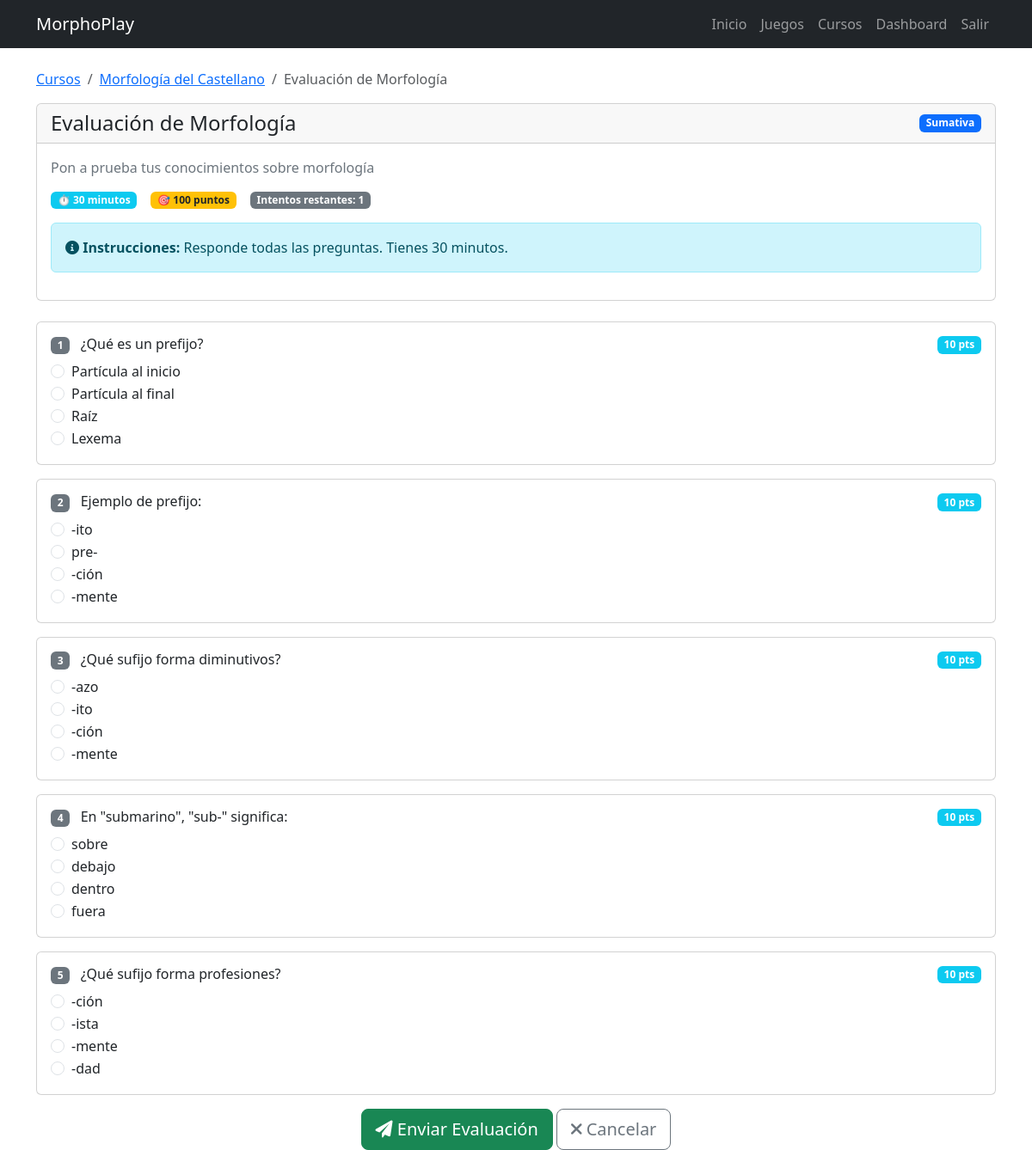
Screenshot of /cursos/1/evaluacion/1/ (signed in) with the database file from the repository.
### core/models.py (models this page shows, shortened)
class Curso(models.Model):
    titulo = models.CharField(max_length=200)
    descripcion = models.TextField()
    categoria = models.ForeignKey(Categoria, on_delete=models.SET_NULL, null=True, blank=True)
    nivel = models.ForeignKey(Nivel, on_delete=models.SET_NULL, null=True, blank=True)
    duracion_estimada = models.IntegerField(default=0)
    activo = models.BooleanField(default=True)
    orden = models.IntegerField(default=0)
    created_at = models.DateTimeField(auto_now_add=True)
    updated_at = models.DateTimeField(auto_now=True)

class Evaluacion(models.Model):
    TIPO_CHOICES = [
        ('diagnostica', 'Diagnóstica'),
        ('formativa', 'Formativa'),
        ('sumativa', 'Sumativa'),
        ('final', 'Final'),
    ]
    curso = models.ForeignKey(Curso, on_delete=models.CASCADE, related_name='evaluaciones')
    titulo = models.CharField(max_length=200)
    descripcion = models.TextField(blank=True)
    tipo = models.CharField(max_length=20, choices=TIPO_CHOICES, default='formativa')
    puntaje_maximo = models.IntegerField(default=100)
    tiempo_limite = models.IntegerField(default=0, help_text="Tiempo en minutos (0 = sin límite)")
    intentos_permitidos = models.IntegerField(default=1)
    orden = models.IntegerField(default=0)
    activo = models.BooleanField(default=True)
    created_at = models.DateTimeField(auto_now_add=True)
    updated_at = models.DateTimeField(auto_now=True)
    def get_preguntas(self):
        return self.preguntas.filter(activo=True).order_by('orden')
    class Meta:
        ordering = ['orden', 'created_at']

class PreguntaEvaluacion(models.Model):
    TIPO_CHOICES = [
        ('opcion', 'Opción Múltiple'),
        ('verdadero_falso', 'Verdadero/Falso'),
        ('texto', 'Respuesta Texto'),
        ('numerica', 'Respuesta Numérica'),
    ]
    evaluacion = models.ForeignKey(Evaluacion, on_delete=models.CASCADE, related_name='preguntas')
    tipo = models.CharField(max_length=20, choices=TIPO_CHOICES, default='opcion')
    pregunta = models.TextField()
    opcion1 = models.CharField(max_length=200, blank=True)
    opcion2 = models.CharField(max_length=200, blank=True)
    opcion3 = models.CharField(max_length=200, blank=True)
    opcion4 = models.CharField(max_length=200, blank=True)
    respuesta_correcta = models.TextField()
    puntaje = models.IntegerField(default=10)
    orden = models.IntegerField(default=0)
    activo = models.BooleanField(default=True)
    created_at = models.DateTimeField(auto_now_add=True)
    updated_at = models.DateTimeField(auto_now=True)
    def get_opciones(self):
        if self.tipo == 'opcion':
            return [self.opcion1, self.opcion2, self.opcion3, self.opcion4]
        return []
    class Meta:
        ordering = ['orden', 'created_at']

### core/views.py (the view)
# urls.py: path('cursos/<int:curso_id>/evaluacion/<int:evaluacion_id>/', views.evaluacion_detail, name='evaluacion'),
@login_required
def evaluacion_detail(request, curso_id, evaluacion_id):
    curso = get_object_or_404(Curso, id=curso_id, activo=True)
    evaluacion = get_object_or_404(Evaluacion, id=evaluacion_id, curso=curso, activo=True)
    intentos_anteriores = IntentoEvaluacion.objects.filter(
        usuario=request.user, evaluacion=evaluacion
    ).count()
    if intentos_anteriores >= evaluacion.intentos_permitidos:
        messages.warning(request, 'Ya has completado todos los intentos permitidos')
        return redirect('cursos:detail', curso_id=curso.id)
    intento_actual = IntentoEvaluacion.objects.filter(
        usuario=request.user, evaluacion=evaluacion, estado='iniciado'
    ).first()
    if not intento_actual:
        intento_actual = IntentoEvaluacion.objects.create(
            usuario=request.user,
            evaluacion=evaluacion,
            intento_numero=intentos_anteriores + 1
        )
    preguntas = evaluacion.get_preguntas()
    context = {
        'curso': curso,
        'evaluacion': evaluacion,
        'intento': intento_actual,
        'preguntas': preguntas,
        'tiempo_limite': evaluacion.tiempo_limite,
        'intentos_restantes': evaluacion.intentos_permitidos - intentos_anteriores,
    }
    return render(request, 'cursos/evaluacion.html', context)

### templates/cursos/evaluacion.html (shortened to what this page needs)
{% extends 'base.html' %}
{% load static %}
{% block content %}
<div class="row">
    <div class="col-12">
        <nav aria-label="breadcrumb">
            <ol class="breadcrumb">
                <li class="breadcrumb-item"><a href="/cursos/">Cursos</a></li>
                <li class="breadcrumb-item"><a href="/cursos/{{ curso.id }}/">{{ curso.titulo }}</a></li>
                <li class="breadcrumb-item active">{{ evaluacion.titulo }}</li>
            </ol>
        </nav>
        <div class="card mb-4">
            <div class="card-header">
                <div class="d-flex justify-content-between align-items-center">
                    <h4 class="mb-0">{{ evaluacion.titulo }}</h4>
                    <span class="badge bg-primary">{{ evaluacion.get_tipo_display }}</span>
                </div>
            </div>
            <div class="card-body">
                <p class="text-secondary">{{ evaluacion.descripcion }}</p>
                <div class="d-flex gap-3 mb-3">
                    <span class="badge bg-info">⏱ {{ evaluacion.tiempo_limite }} minutos</span>
                    <span class="badge bg-warning text-dark">🎯 {{ evaluacion.puntaje_maximo }} puntos</span>
                    <span class="badge bg-secondary">Intentos restantes: {{ intentos_restantes }}</span>
                </div>
                <div class="alert alert-info">
                    <i class="fas fa-info-circle"></i>
                    <strong>Instrucciones:</strong> Responde todas las preguntas. Tienes {{ evaluacion.tiempo_limite }} minutos.
                </div>
            </div>
        </div>
        <form method="post" action="/cursos/{{ curso.id }}/evaluacion/{{ evaluacion.id }}/submit/" id="evaluacionForm">
            {% for pregunta in preguntas %}
            <div class="card mb-3">
                <div class="card-body">
                    <h6 class="card-title">
                        <span class="badge bg-secondary me-2">{{ forloop.counter }}</span>
                        {{ pregunta.pregunta }}
                        <span class="badge bg-info float-end">{{ pregunta.puntaje }} pts</span>
                    </h6>
                    <div class="mt-2">
                        {% if pregunta.tipo == 'opcion' %}
                            {% for opcion in pregunta.get_opciones %}
                            {% if opcion %}
                            <div class="form-check">
                                <input class="form-check-input" type="radio"
                                       name="pregunta_{{ pregunta.id }}"
                                       id="pregunta_{{ pregunta.id }}_{{ forloop.counter }}"
                                       value="{{ opcion }}">
                                <label class="form-check-label" for="pregunta_{{ pregunta.id }}_{{ forloop.counter }}">
                                    {{ opcion }}
                                </label>
                            </div>
                            {% endif %}
                            {% endfor %}
                        {% elif pregunta.tipo == 'texto' %}
                            <textarea class="form-control" name="pregunta_{{ pregunta.id }}"
                                      rows="3" placeholder="Escribe tu respuesta..."></textarea>
                        {% elif pregunta.tipo == 'numerica' %}
                            <input type="number" class="form-control" name="pregunta_{{ pregunta.id }}"
                                   placeholder="Escribe un número..." style="max-width: 200px;">
                        {% endif %}
                    </div>
                </div>
            </div>
            {% empty %}
            <p class="text-secondary">No hay preguntas en esta evaluación.</p>
            {% endfor %}
            {% if preguntas %}
            <div class="text-center">
                <button type="submit" class="btn btn-success btn-lg">
                    <i class="fas fa-paper-plane"></i> Enviar Evaluación
                </button>
                <a href="/cursos/{{ curso.id }}/" class="btn btn-outline-secondary btn-lg">
                    <i class="fas fa-times"></i> Cancelar
                </a>
            </div>
            {% endif %}
        </form>
    </div>
</div>
{% endblock %}

### rows the page displays
Curso: titulo "Morfología del Castellano"
Evaluacion: titulo "Evaluación de Morfología", tipo "Sumativa", descripcion "Pon a prueba tus conocimientos sobre morfología", tiempo_limite "30", puntaje_maximo "100"
PreguntaEvaluacion: pregunta "¿Qué es un prefijo?", puntaje "10", get_opciones "Partícula al inicio" "Partícula al final" "Raíz" "Lexema"
PreguntaEvaluacion: pregunta "Ejemplo de prefijo:", puntaje "10", get_opciones "-ito" "pre-" "-ción" "-mente"
PreguntaEvaluacion: pregunta "¿Qué sufijo forma diminutivos?", puntaje "10", get_opciones "-azo" "-ito" "-ción" "-mente"
PreguntaEvaluacion: pregunta "En \"submarino\", \"sub-\" significa:", puntaje "10", get_opciones "sobre" "debajo" "dentro" "fuera"
PreguntaEvaluacion: pregunta "¿Qué sufijo forma profesiones?", puntaje "10", get_opciones "-ción" "-ista" "-mente" "-dad"

### other values shown
{{ intentos_restantes }} "1"
